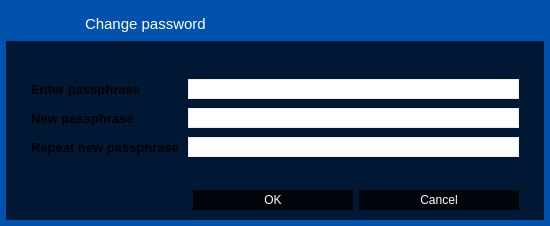
<?xml version="1.0" encoding="UTF-8"?>
<ui version="4.0">
 <class>AskPassphraseDialog</class>
 <widget class="QDialog" name="AskPassphraseDialog">
  <property name="geometry">
   <rect>
    <x>0</x>
    <y>0</y>
    <width>550</width>
    <height>226</height>
   </rect>
  </property>
  <property name="sizePolicy">
   <sizepolicy hsizetype="Preferred" vsizetype="Preferred">
    <horstretch>0</horstretch>
    <verstretch>0</verstretch>
   </sizepolicy>
  </property>
  <property name="minimumSize">
   <size>
    <width>550</width>
    <height>0</height>
   </size>
  </property>
  <property name="windowTitle">
   <string>Passphrase Dialog</string>
  </property>
  <property name="styleSheet">
   <string notr="true">QLabel {
	color: #000000;
}

#AskPassphraseDialog {
	background-color: rgb(0, 82, 174);
}

QLineEdit {
	border: 1px solid #ededed;
}
</string>
  </property>
  <layout class="QVBoxLayout" name="verticalLayout">
   <property name="spacing">
    <number>0</number>
   </property>
   <property name="margin">
    <number>6</number>
   </property>
   <item>
    <widget class="QFrame" name="frame">
     <property name="styleSheet">
      <string notr="true">#frame {
	background-color: rgba(0, 0, 0, 180);
    border-style:none;
}</string>
     </property>
     <property name="frameShape">
      <enum>QFrame::StyledPanel</enum>
     </property>
     <property name="frameShadow">
      <enum>QFrame::Raised</enum>
     </property>
     <layout class="QVBoxLayout" name="verticalLayout_2">
      <property name="spacing">
       <number>0</number>
      </property>
      <property name="margin">
       <number>0</number>
      </property>
      <item>
       <widget class="QWidget" name="wCaption" native="true">
        <property name="minimumSize">
         <size>
          <width>0</width>
          <height>35</height>
         </size>
        </property>
        <property name="maximumSize">
         <size>
          <width>16777215</width>
          <height>35</height>
         </size>
        </property>
        <property name="styleSheet">
         <string notr="true">#wCaption {
	background-color:  rgb(0, 82, 174);
}</string>
        </property>
        <property name="is_header" stdset="0">
         <bool>true</bool>
        </property>
        <layout class="QHBoxLayout" name="horizontalLayout_19">
         <property name="margin">
          <number>0</number>
         </property>
         <item>
          <spacer name="horizontalSpacer_26">
           <property name="orientation">
            <enum>Qt::Horizontal</enum>
           </property>
           <property name="sizeType">
            <enum>QSizePolicy::Fixed</enum>
           </property>
           <property name="sizeHint" stdset="0">
            <size>
             <width>7</width>
             <height>20</height>
            </size>
           </property>
          </spacer>
         </item>
         <item>
          <widget class="QLabel" name="lbTitleIcon">
           <property name="sizePolicy">
            <sizepolicy hsizetype="Preferred" vsizetype="Preferred">
             <horstretch>0</horstretch>
             <verstretch>0</verstretch>
            </sizepolicy>
           </property>
           <property name="minimumSize">
            <size>
             <width>30</width>
             <height>30</height>
            </size>
           </property>
           <property name="maximumSize">
            <size>
             <width>30</width>
             <height>30</height>
            </size>
           </property>
           <property name="text">
            <string/>
           </property>
           <property name="pixmap">
            <pixmap resource="../res.qrc">:/res/change_pass.png</pixmap>
           </property>
          </widget>
         </item>
         <item>
          <widget class="QLabel" name="lbTitleEncrypt">
           <property name="sizePolicy">
            <sizepolicy hsizetype="Preferred" vsizetype="Preferred">
             <horstretch>0</horstretch>
             <verstretch>0</verstretch>
            </sizepolicy>
           </property>
           <property name="minimumSize">
            <size>
             <width>30</width>
             <height>30</height>
            </size>
           </property>
           <property name="maximumSize">
            <size>
             <width>30</width>
             <height>30</height>
            </size>
           </property>
           <property name="text">
            <string/>
           </property>
           <property name="pixmap">
            <pixmap resource="../res.qrc">:/res/encrypt.png</pixmap>
           </property>
          </widget>
         </item>
         <item>
          <widget class="QLabel" name="lbTitle">
           <property name="sizePolicy">
            <sizepolicy hsizetype="Preferred" vsizetype="Preferred">
             <horstretch>0</horstretch>
             <verstretch>0</verstretch>
            </sizepolicy>
           </property>
           <property name="font">
            <font>
             <pointsize>11</pointsize>
             <stylestrategy>PreferAntialias</stylestrategy>
            </font>
           </property>
           <property name="styleSheet">
            <string notr="true">QLabel {
	color: #FFFFFF;
}</string>
           </property>
           <property name="text">
            <string>Change password</string>
           </property>
          </widget>
         </item>
         <item>
          <widget class="QPushButton" name="bClose">
           <property name="minimumSize">
            <size>
             <width>30</width>
             <height>30</height>
            </size>
           </property>
           <property name="maximumSize">
            <size>
             <width>30</width>
             <height>30</height>
            </size>
           </property>
           <property name="styleSheet">
            <string notr="true">QPushButton {	
	image: url(:/res/close_normal.png);
	border: 0px solid gray;
}
QPushButton:pressed:flat {
	image: url(:/res/close_normal.png);
}

QPushButton:hover {
	image: url(:/res/close_hover.png);
}</string>
           </property>
           <property name="text">
            <string notr="true"/>
           </property>
           <property name="flat">
            <bool>true</bool>
           </property>
          </widget>
         </item>
        </layout>
       </widget>
      </item>
      <item>
       <layout class="QHBoxLayout" name="horizontalLayout_3">
        <property name="spacing">
         <number>0</number>
        </property>
        <property name="leftMargin">
         <number>25</number>
        </property>
        <property name="topMargin">
         <number>9</number>
        </property>
        <property name="rightMargin">
         <number>25</number>
        </property>
        <property name="bottomMargin">
         <number>9</number>
        </property>
        <item>
         <widget class="QLabel" name="warningLabel">
          <property name="font">
           <font>
            <pointsize>10</pointsize>
            <weight>50</weight>
            <bold>false</bold>
           </font>
          </property>
          <property name="textFormat">
           <enum>Qt::RichText</enum>
          </property>
          <property name="wordWrap">
           <bool>true</bool>
          </property>
          <property name="margin">
           <number>0</number>
          </property>
         </widget>
        </item>
       </layout>
      </item>
      <item>
       <layout class="QFormLayout" name="formLayout">
        <property name="fieldGrowthPolicy">
         <enum>QFormLayout::AllNonFixedFieldsGrow</enum>
        </property>
        <property name="horizontalSpacing">
         <number>9</number>
        </property>
        <property name="verticalSpacing">
         <number>9</number>
        </property>
        <property name="leftMargin">
         <number>25</number>
        </property>
        <property name="rightMargin">
         <number>25</number>
        </property>
        <property name="bottomMargin">
         <number>9</number>
        </property>
        <item row="0" column="0">
         <widget class="QLabel" name="passLabel1">
          <property name="font">
           <font>
            <pointsize>10</pointsize>
            <weight>75</weight>
            <bold>true</bold>
           </font>
          </property>
          <property name="text">
           <string>Enter passphrase</string>
          </property>
         </widget>
        </item>
        <item row="0" column="1">
         <widget class="QLineEdit" name="passEdit1">
          <property name="minimumSize">
           <size>
            <width>0</width>
            <height>20</height>
           </size>
          </property>
          <property name="echoMode">
           <enum>QLineEdit::Password</enum>
          </property>
         </widget>
        </item>
        <item row="1" column="0">
         <widget class="QLabel" name="passLabel2">
          <property name="font">
           <font>
            <pointsize>10</pointsize>
            <weight>75</weight>
            <bold>true</bold>
           </font>
          </property>
          <property name="text">
           <string>New passphrase</string>
          </property>
         </widget>
        </item>
        <item row="1" column="1">
         <widget class="QLineEdit" name="passEdit2">
          <property name="minimumSize">
           <size>
            <width>0</width>
            <height>20</height>
           </size>
          </property>
          <property name="echoMode">
           <enum>QLineEdit::Password</enum>
          </property>
         </widget>
        </item>
        <item row="2" column="0">
         <widget class="QLabel" name="passLabel3">
          <property name="font">
           <font>
            <pointsize>10</pointsize>
            <weight>75</weight>
            <bold>true</bold>
           </font>
          </property>
          <property name="text">
           <string>Repeat new passphrase</string>
          </property>
         </widget>
        </item>
        <item row="2" column="1">
         <widget class="QLineEdit" name="passEdit3">
          <property name="minimumSize">
           <size>
            <width>0</width>
            <height>20</height>
           </size>
          </property>
          <property name="echoMode">
           <enum>QLineEdit::Password</enum>
          </property>
         </widget>
        </item>
        <item row="3" column="1">
         <widget class="QLabel" name="capsLabel">
          <property name="enabled">
           <bool>true</bool>
          </property>
          <property name="font">
           <font>
            <pointsize>10</pointsize>
            <weight>75</weight>
            <bold>true</bold>
           </font>
          </property>
          <property name="text">
           <string/>
          </property>
          <property name="alignment">
           <set>Qt::AlignCenter</set>
          </property>
         </widget>
        </item>
       </layout>
      </item>
      <item>
       <layout class="QHBoxLayout" name="horizontalLayout_2">
        <property name="spacing">
         <number>0</number>
        </property>
        <property name="rightMargin">
         <number>25</number>
        </property>
        <item>
         <widget class="QDialogButtonBox" name="buttonBox">
          <property name="styleSheet">
           <string notr="true">QPushButton {
	background-color: rgba(0, 0, 0, 200);
	color: #FFFFFF;
	border: 0px solid gray;
	max-height: 20px;
	min-height: 20px;
	max-width: 160px;
	min-width: 160px;
}

QPushButton:hover {
	background-color: #d80317;
}

QPushButton:pressed:flat {
	background-color: #d80317;
}</string>
          </property>
          <property name="orientation">
           <enum>Qt::Horizontal</enum>
          </property>
          <property name="standardButtons">
           <set>QDialogButtonBox::Cancel|QDialogButtonBox::Ok</set>
          </property>
         </widget>
        </item>
       </layout>
      </item>
      <item>
       <spacer name="verticalSpacer">
        <property name="orientation">
         <enum>Qt::Vertical</enum>
        </property>
        <property name="sizeType">
         <enum>QSizePolicy::Fixed</enum>
        </property>
        <property name="sizeHint" stdset="0">
         <size>
          <width>20</width>
          <height>10</height>
         </size>
        </property>
       </spacer>
      </item>
     </layout>
    </widget>
   </item>
  </layout>
 </widget>
 <resources>
  <include location="../res.qrc"/>
 </resources>
 <connections>
  <connection>
   <sender>buttonBox</sender>
   <signal>accepted()</signal>
   <receiver>AskPassphraseDialog</receiver>
   <slot>accept()</slot>
   <hints>
    <hint type="sourcelabel">
     <x>248</x>
     <y>254</y>
    </hint>
    <hint type="destinationlabel">
     <x>157</x>
     <y>274</y>
    </hint>
   </hints>
  </connection>
  <connection>
   <sender>buttonBox</sender>
   <signal>rejected()</signal>
   <receiver>AskPassphraseDialog</receiver>
   <slot>reject()</slot>
   <hints>
    <hint type="sourcelabel">
     <x>316</x>
     <y>260</y>
    </hint>
    <hint type="destinationlabel">
     <x>286</x>
     <y>274</y>
    </hint>
   </hints>
  </connection>
  <connection>
   <sender>bClose</sender>
   <signal>clicked()</signal>
   <receiver>AskPassphraseDialog</receiver>
   <slot>reject()</slot>
   <hints>
    <hint type="sourcelabel">
     <x>558</x>
     <y>25</y>
    </hint>
    <hint type="destinationlabel">
     <x>291</x>
     <y>138</y>
    </hint>
   </hints>
  </connection>
 </connections>
</ui>
